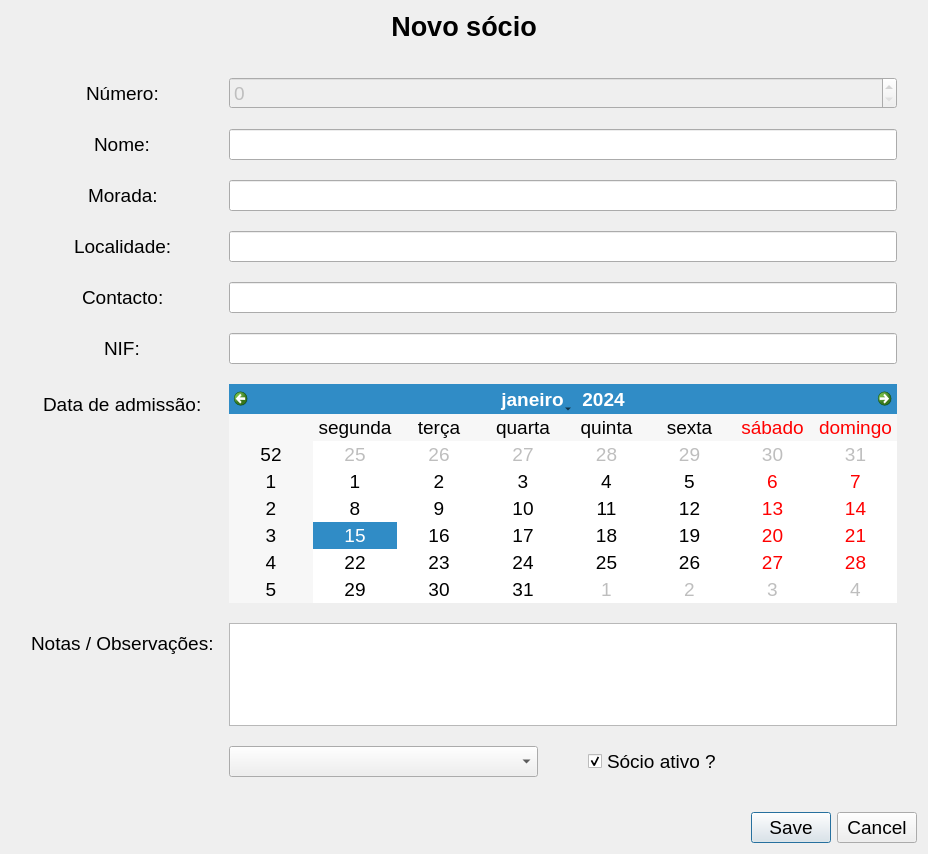
<?xml version="1.0" encoding="UTF-8"?>
<ui version="4.0">
 <class>janela_novoSocio</class>
 <widget class="QWidget" name="janela_novoSocio">
  <property name="geometry">
   <rect>
    <x>0</x>
    <y>0</y>
    <width>928</width>
    <height>854</height>
   </rect>
  </property>
  <property name="font">
   <font>
    <pointsize>14</pointsize>
   </font>
  </property>
  <property name="focusPolicy">
   <enum>Qt::TabFocus</enum>
  </property>
  <property name="contextMenuPolicy">
   <enum>Qt::DefaultContextMenu</enum>
  </property>
  <property name="windowTitle">
   <string>Novo sócio - SRCVP</string>
  </property>
  <property name="windowIcon">
   <iconset>
    <normaloff>../icons/plus.png</normaloff>../icons/plus.png</iconset>
  </property>
  <property name="locale">
   <locale language="Portuguese" country="Portugal"/>
  </property>
  <layout class="QVBoxLayout" name="verticalLayout">
   <property name="spacing">
    <number>15</number>
   </property>
   <item>
    <widget class="QLabel" name="label_titulo">
     <property name="font">
      <font>
       <pointsize>20</pointsize>
       <weight>75</weight>
       <bold>true</bold>
      </font>
     </property>
     <property name="text">
      <string>Novo sócio</string>
     </property>
     <property name="alignment">
      <set>Qt::AlignCenter</set>
     </property>
     <property name="margin">
      <number>15</number>
     </property>
    </widget>
   </item>
   <item>
    <layout class="QFormLayout" name="formLayout">
     <property name="rowWrapPolicy">
      <enum>QFormLayout::DontWrapRows</enum>
     </property>
     <property name="labelAlignment">
      <set>Qt::AlignCenter</set>
     </property>
     <property name="horizontalSpacing">
      <number>10</number>
     </property>
     <property name="verticalSpacing">
      <number>20</number>
     </property>
     <property name="leftMargin">
      <number>20</number>
     </property>
     <property name="topMargin">
      <number>20</number>
     </property>
     <property name="rightMargin">
      <number>20</number>
     </property>
     <property name="bottomMargin">
      <number>20</number>
     </property>
     <item row="1" column="0">
      <widget class="QLabel" name="label_nome">
       <property name="text">
        <string>Nome: </string>
       </property>
       <property name="buddy">
        <cstring>lineE_nome</cstring>
       </property>
      </widget>
     </item>
     <item row="2" column="0">
      <widget class="QLabel" name="label_morada">
       <property name="text">
        <string>Morada: </string>
       </property>
       <property name="buddy">
        <cstring>lineE_morada</cstring>
       </property>
      </widget>
     </item>
     <item row="2" column="1">
      <widget class="QLineEdit" name="lineE_morada"/>
     </item>
     <item row="3" column="0">
      <widget class="QLabel" name="label_localidade">
       <property name="text">
        <string>Localidade: </string>
       </property>
       <property name="buddy">
        <cstring>lineE_localidade</cstring>
       </property>
      </widget>
     </item>
     <item row="3" column="1">
      <widget class="QLineEdit" name="lineE_localidade"/>
     </item>
     <item row="4" column="0">
      <widget class="QLabel" name="label_contacto">
       <property name="text">
        <string>Contacto: </string>
       </property>
       <property name="buddy">
        <cstring>lineE_contacto</cstring>
       </property>
      </widget>
     </item>
     <item row="4" column="1">
      <widget class="QLineEdit" name="lineE_contacto"/>
     </item>
     <item row="5" column="0">
      <widget class="QLabel" name="label_nif">
       <property name="text">
        <string>NIF: </string>
       </property>
       <property name="buddy">
        <cstring>lineE_nif</cstring>
       </property>
      </widget>
     </item>
     <item row="5" column="1">
      <widget class="QLineEdit" name="lineE_nif"/>
     </item>
     <item row="6" column="0">
      <widget class="QLabel" name="label_dataAdmicao">
       <property name="text">
        <string>Data de admissão: </string>
       </property>
       <property name="buddy">
        <cstring>calendarWidget</cstring>
       </property>
      </widget>
     </item>
     <item row="6" column="1">
      <widget class="QCalendarWidget" name="calendarWidget"/>
     </item>
     <item row="7" column="0">
      <widget class="QLabel" name="label_notas">
       <property name="text">
        <string>Notas / Observações: </string>
       </property>
       <property name="buddy">
        <cstring>textE_notas</cstring>
       </property>
      </widget>
     </item>
     <item row="7" column="1">
      <widget class="QTextEdit" name="textE_notas"/>
     </item>
     <item row="9" column="1">
      <layout class="QHBoxLayout" name="horizontalLayout_2">
       <property name="spacing">
        <number>50</number>
       </property>
       <property name="sizeConstraint">
        <enum>QLayout::SetDefaultConstraint</enum>
       </property>
       <item>
        <widget class="QComboBox" name="comboB_cota">
         <property name="toolTip">
          <string>Escolha a cota...</string>
         </property>
         <property name="statusTip">
          <string>Escolher a cota para o sócio</string>
         </property>
         <property name="currentText">
          <string/>
         </property>
         <property name="maxVisibleItems">
          <number>5</number>
         </property>
         <property name="maxCount">
          <number>10</number>
         </property>
         <property name="insertPolicy">
          <enum>QComboBox::NoInsert</enum>
         </property>
        </widget>
       </item>
       <item>
        <widget class="QCheckBox" name="checkB_ativo">
         <property name="text">
          <string>Sócio ativo ?</string>
         </property>
         <property name="checked">
          <bool>true</bool>
         </property>
        </widget>
       </item>
      </layout>
     </item>
     <item row="0" column="0">
      <widget class="QLabel" name="label_numero">
       <property name="text">
        <string>Número: </string>
       </property>
       <property name="buddy">
        <cstring>spinB_numero</cstring>
       </property>
      </widget>
     </item>
     <item row="1" column="1">
      <widget class="QLineEdit" name="lineE_nome"/>
     </item>
     <item row="0" column="1">
      <widget class="QSpinBox" name="spinB_numero">
       <property name="enabled">
        <bool>false</bool>
       </property>
      </widget>
     </item>
    </layout>
   </item>
   <item>
    <widget class="QDialogButtonBox" name="buttonBox">
     <property name="standardButtons">
      <set>QDialogButtonBox::Cancel|QDialogButtonBox::Save</set>
     </property>
    </widget>
   </item>
  </layout>
 </widget>
 <tabstops>
  <tabstop>lineE_nome</tabstop>
  <tabstop>lineE_morada</tabstop>
  <tabstop>lineE_localidade</tabstop>
  <tabstop>lineE_contacto</tabstop>
  <tabstop>lineE_nif</tabstop>
  <tabstop>calendarWidget</tabstop>
  <tabstop>textE_notas</tabstop>
  <tabstop>comboB_cota</tabstop>
  <tabstop>checkB_ativo</tabstop>
  <tabstop>spinB_numero</tabstop>
 </tabstops>
 <resources/>
 <connections/>
</ui>
